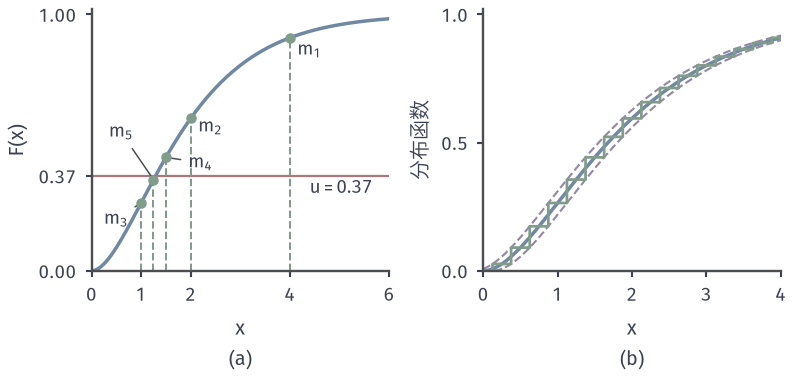

The script that drew this image:
from pathlib import Path
import sys
ROOT = next(p for p in Path(__file__).resolve().parents if (p/"build.sh").is_file() and (p/"tex/book.tex").is_file())
sys.path.insert(0, str(ROOT/"figures/07-probability/08-sampling-and-integration/matplotlib/sgen-common"))
from sgen_common import *
# Target: numerical inversion of Gamma(2,1), F(x) = 1-(1+x)e^{-x}, by k = 5 bisection rounds on [0, 8].
# (a) midpoints 4, 2, 1, 1.5, 1.25 for u = 0.37; final bracket (1.25, 1.5], output 1.375, Q(0.37) = 1.2910.
# (b) exact CDF of the output (midpoint of the dyadic cell of width 0.25 containing Q(U); U > F(8) gives 7.875)
#     against F(x) and the band F(x - 0.125), F(x + 0.125).
F = lambda x: 1-(1+x)*np.exp(-x)
fig, (A, B) = figure(width_mm=112, height_mm=54, ncols=2)
style(A); style(B)
x = np.linspace(0, 6, 400)
A.plot(x, F(x), color=BLUE, lw=1.4)
A.axhline(.37, color=RED, lw=.9, xmin=0, xmax=1)
a, b = 0.0, 8.0; mids = []
for k in range(5):
    m = (a+b)/2; mids.append(m)
    if F(m) >= .37: b = m
    else: a = m
for i, m in enumerate(mids):
    if m > 6: continue
    A.plot([m, m], [0, F(m)], color=GREEN, lw=.8, ls='--')
    A.plot([m], [F(m)], 'o', ms=3.2, color=GREEN, zorder=5)
    pos = {0: (4.15, .84), 1: (2.15, .54), 2: (0.25, .18), 3: (1.95, .40), 4: (0.35, .52)}[i]
    A.annotate(f'$m_{i+1}$', (m, F(m)), pos, fontsize=7.5, color=INK,
               arrowprops=dict(arrowstyle='-', color=LINE, lw=.6, shrinkA=1, shrinkB=2))
A.text(4.4, .30, '$u=0.37$', fontsize=7.5, color=INK)
A.set_xlim(0, 6); A.set_ylim(0, 1.02); A.set_xticks([0, 1, 2, 4, 6]); A.set_yticks([0, .37, 1])
A.set_ylabel('$F(x)$'); sub(A, 'a', '$x$')
# exact output law
h = 0.25; cells = np.arange(0, 8, h); mass = F(cells+h)-F(cells); mass[-1] += 1-F(8.0)
vals = cells+h/2
xx = np.linspace(0, 6, 1200)
Ft = np.array([mass[vals <= t].sum() for t in xx])
B.plot(xx, F(xx-0.125)*(xx >= 0.125), color=PURPLE, lw=.85, ls='--')
B.plot(xx, F(xx+0.125), color=PURPLE, lw=.85, ls='--')
B.plot(xx, F(xx), color=BLUE, lw=1.4)
B.step(xx, Ft, where='post', color=GREEN, lw=1.1)
B.set_xlim(0, 4); B.set_ylim(0, 1.02); B.set_xticks([0, 1, 2, 3, 4]); B.set_yticks([0, .5, 1])
B.set_ylabel('分布函数'); sub(B, 'b', '$x$')
dev = max(abs(Ft-F(xx)))
save(fig, HERE(__file__), 'figure', {'mids': mids, 'final': [a, b], 'sup_cdf_error_on_grid': float(dev), 'tail_mass_beyond_8': float(1-F(8.0))})
print(mids, a, b, dev)
